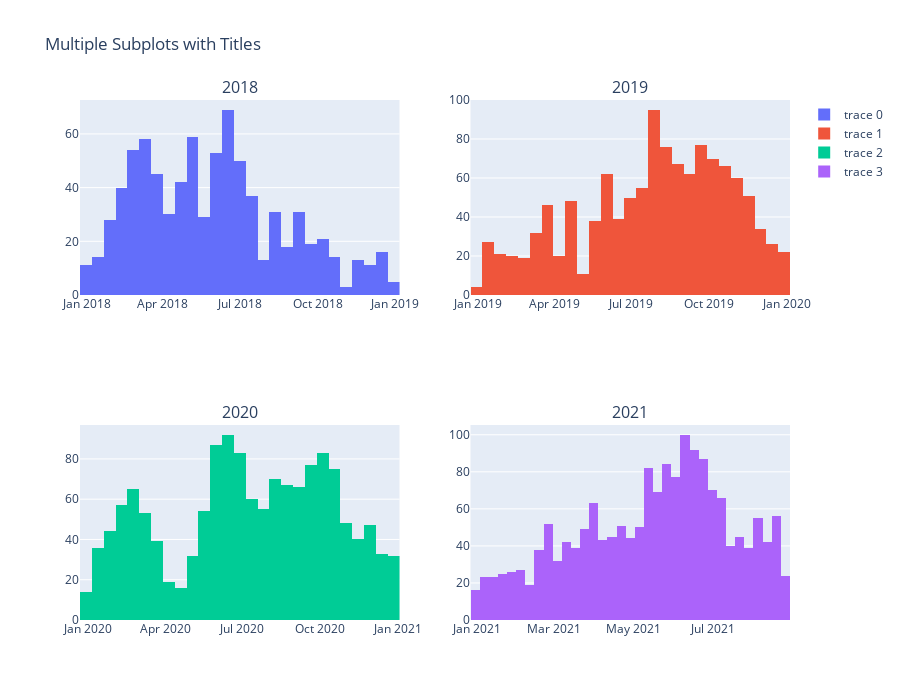

Notebook code cell kept with this figure:
### Code cell
# Histograms with Subplots for each year
fig = make_subplots(
    rows=2, cols=2,
    subplot_titles=("2018", "2019", "2020", "2021"))

fig.add_trace(go.Histogram(x=date18_df['Year 2018']),
              row=1, col=1)

fig.add_trace(go.Histogram(x=date19_df['Year 2019']),
              row=1, col=2)

fig.add_trace(go.Histogram(x=date20_df['Year 2020']),
              row=2, col=1)

fig.add_trace(go.Histogram(x=date21_df['Year 2021']),
              row=2, col=2)

fig.update_layout(height=700, width=900,
                  title_text="Multiple Subplots with Titles")

fig.show()

### Figure 1 — Plotly figure (JSON) as saved in the notebook; plotly's stock layout.template omitted (floating-point values rounded to 4 significant figures; data arrays with more than 128 entries replaced by an {"elided": "..."} marker saying what was removed)
{"data": [{"type": "histogram", "x": {"elided": "814 str values"}, "xaxis": "x", "yaxis": "y"}, {"type": "histogram", "x": {"elided": "1198 str values"}, "xaxis": "x2", "yaxis": "y2"}, {"type": "histogram", "x": {"elided": "1444 str values"}, "xaxis": "x3", "yaxis": "y3"}, {"type": "histogram", "x": {"elided": "1735 str values"}, "xaxis": "x4", "yaxis": "y4"}], "layout": {"annotations": [{"font": {"size": 16}, "showarrow": false, "text": "2018", "x": 0.225, "xanchor": "center", "xref": "paper", "y": 1, "yanchor": "bottom", "yref": "paper"}, {"font": {"size": 16}, "showarrow": false, "text": "2019", "x": 0.775, "xanchor": "center", "xref": "paper", "y": 1, "yanchor": "bottom", "yref": "paper"}, {"font": {"size": 16}, "showarrow": false, "text": "2020", "x": 0.225, "xanchor": "center", "xref": "paper", "y": 0.375, "yanchor": "bottom", "yref": "paper"}, {"font": {"size": 16}, "showarrow": false, "text": "2021", "x": 0.775, "xanchor": "center", "xref": "paper", "y": 0.375, "yanchor": "bottom", "yref": "paper"}], "height": 700, "title": {"text": "Multiple Subplots with Titles"}, "width": 900, "xaxis": {"anchor": "y", "domain": [0, 0.45]}, "xaxis2": {"anchor": "y2", "domain": [0.55, 1]}, "xaxis3": {"anchor": "y3", "domain": [0, 0.45]}, "xaxis4": {"anchor": "y4", "domain": [0.55, 1]}, "yaxis": {"anchor": "x", "domain": [0.625, 1]}, "yaxis2": {"anchor": "x2", "domain": [0.625, 1]}, "yaxis3": {"anchor": "x3", "domain": [0, 0.375]}, "yaxis4": {"anchor": "x4", "domain": [0, 0.375]}}}
